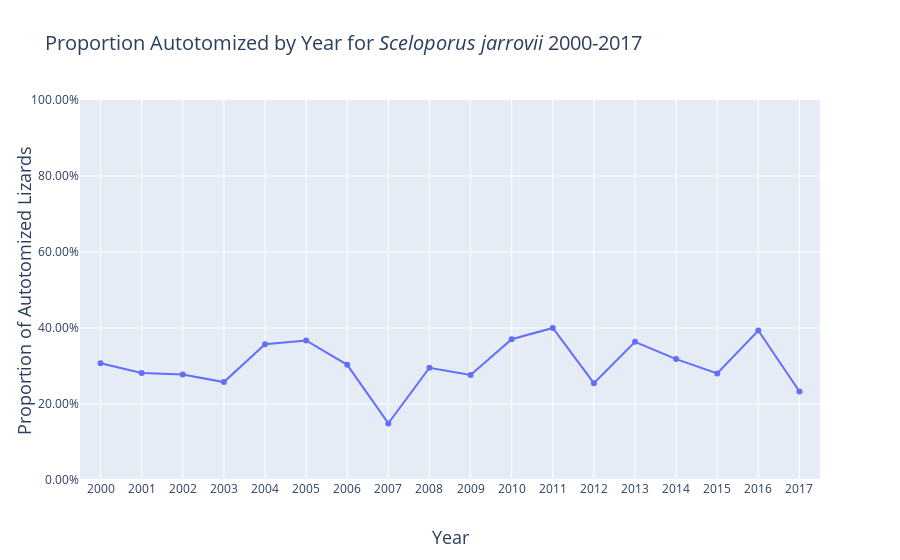

The notebook cell this image was saved under:
### Code cell
Sjarrovii = go.Scatter(x = populationSize_aut.loc[(populationSize_aut.propAutotomized.notna())].year
           , y = populationSize_aut.loc[(populationSize_aut.propAutotomized.notna())].propAutotomized
          ,name = 'Autotomized <i>S. jarrovii</i>')



data = [Sjarrovii]
layout = go.Layout(
    title = 'Proportion Autotomized by Year for <i>Sceloporus jarrovii</i> 2000-2017',
    titlefont = dict(
        size = 20),
    xaxis = dict(
        dtick = 1,
        title = 'Year',
        titlefont = dict(
            size = 18),
        range = [1999.5,2017.5]),
    yaxis = dict(
        tickformat=".2%",
        title = 'Proportion of Autotomized Lizards',
        titlefont = dict(
            size = 18),
    range=[0,1])
)
fig = go.Figure(
        data = data,
        layout = layout)
iplot(fig, filename = 'Proportion Autotomized by Year for Sceloporus jarrovii 2000-2017.html')
plot(fig, filename = 'Proportion Autotomized by Year for Sceloporus jarrovii 2000-2017.html')

### Figure 1 — Plotly figure (JSON) as saved in the notebook; plotly's stock layout.template omitted (floating-point values rounded to 4 significant figures)
{"data": [{"name": "Autotomized <i>S. jarrovii</i>", "type": "scatter", "x": [2000, 2001, 2002, 2003, 2004, 2005, 2006, 2007, 2008, 2009, 2010, 2011, 2012, 2013, 2014, 2015, 2016, 2017], "y": [0.3072, 0.2815, 0.2773, 0.2577, 0.3571, 0.3671, 0.303, 0.1489, 0.2955, 0.2762, 0.3704, 0.4, 0.2549, 0.3636, 0.3182, 0.2805, 0.3934, 0.2329]}], "layout": {"title": {"font": {"size": 20}, "text": "Proportion Autotomized by Year for <i>Sceloporus jarrovii</i> 2000-2017"}, "xaxis": {"dtick": 1, "range": [2000.0, 2018.0], "title": {"font": {"size": 18}, "text": "Year"}}, "yaxis": {"range": [0, 1], "tickformat": ".2%", "title": {"font": {"size": 18}, "text": "Proportion of Autotomized Lizards"}}}}
